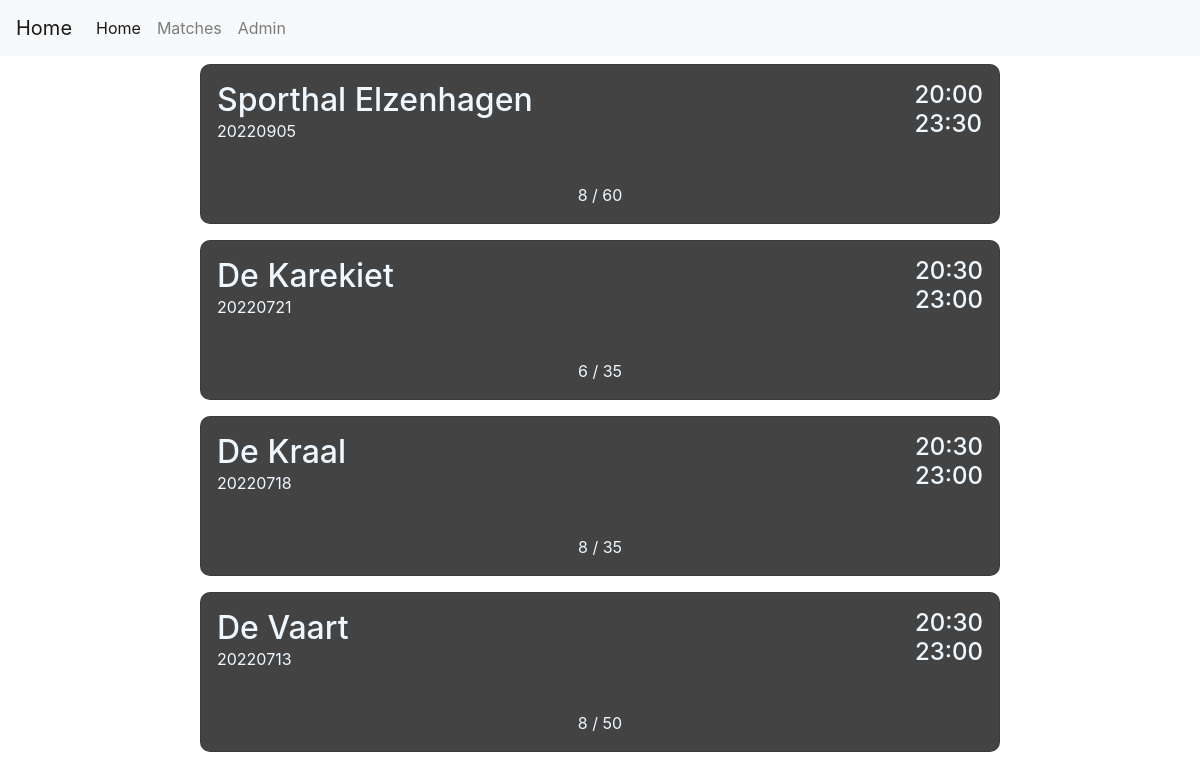
Page /matches on the earlier database version.
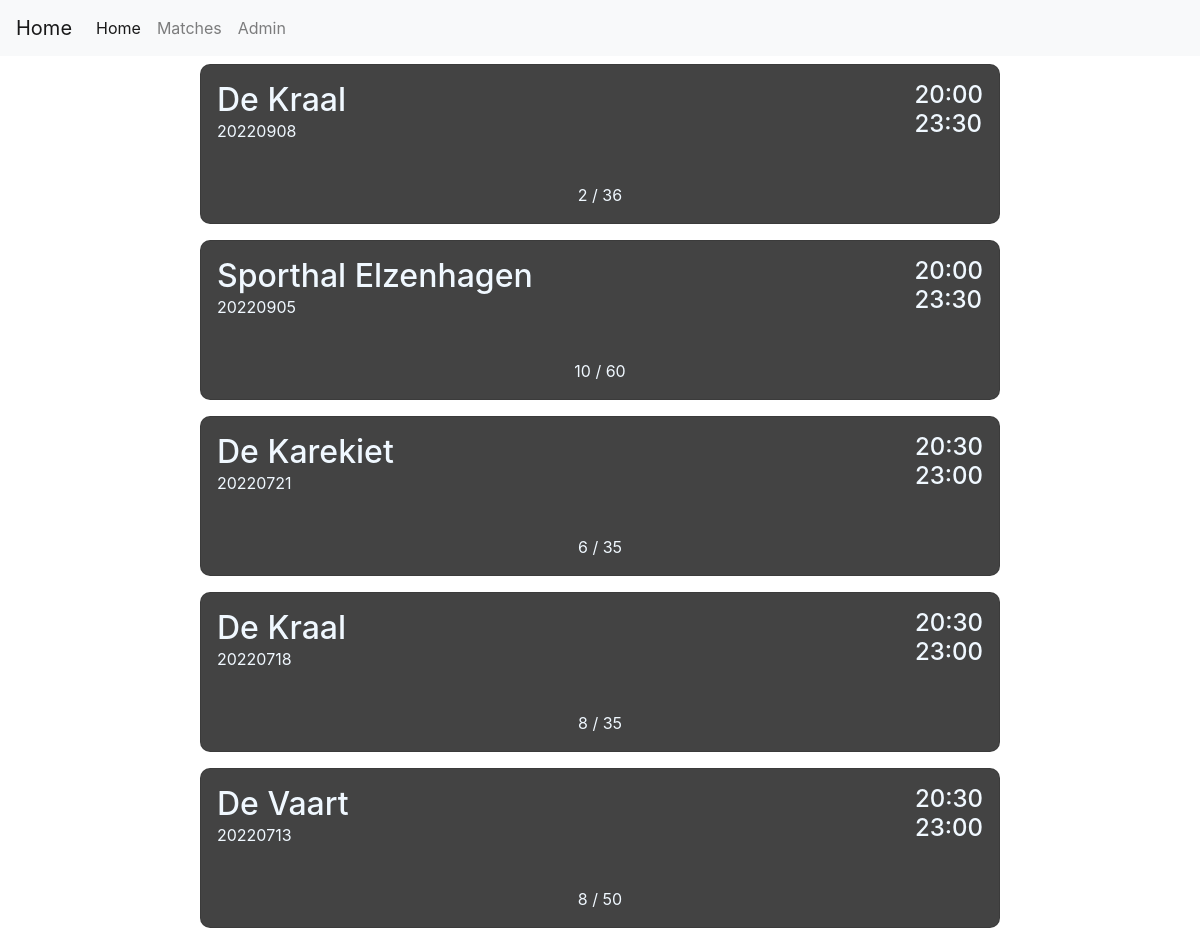
Same page on the later database version.
### tables this page shows
CREATE TABLE MATCHDAYS ([id] INTEGER PRIMARY KEY,[date] text, [starttime] text, [endtime] text, [location] text, [max] int, [status] text, [price] text);

### Program.py (the view, shortened to what this page needs)
@app.route('/matches', methods=['GET', 'POST'])
def matches():
    match_list = Functions.getData("match")
    return render_template('matches.html', list=list(match_list.values())[::-1], n_list=len(match_list))

### Program.py (called while the page is built)
@app.after_request
def add_header(r):
    r.headers["Cache-Control"] = "no-cache, no-store, must-revalidate"
    r.headers["Pragma"] = "no-cache"
    r.headers["Expires"] = "0"
    r.headers['Cache-Control'] = 'public, max-age=0'
    return r

### templates/matches.html (shortened to what this page needs)
{% extends 'layout.html' %}
{% block body %}
<link rel="stylesheet" href="../static/matches.css">
<div class="container-fluid">
    <div class="one">
        {% for i in range(n_list) %}
        <form id="{{list[i][0]}}" method="POST" action="">
            <div class="matches">
                <div id="{{ list[i][0] }}" class="card" name="cardname" onclick="document.getElementById('{{list[i][0]}}').submit();">
                    <div class="header">
                        <div>
                            <h2 class="title">{{ list[i][3] }}</h2>
                            <p class="date">{{ list[i][0] }}</p>
                        </div>
                        <div class="time">
                            <h4 class="stamp">{{ list[i][1] }}</h4>
                            <h4 class="stamp">{{ list[i][2] }}</h4>
                        </div>
                    </div>
                    <div class="participants">
                        <p>{{ list[i][7] }} / {{ list[i][4] }}</p>
                    </div>
                </div>
            </div>
        </form>
        {% endfor %}
    </div>
</div>
{% endblock %}

Differences in the rows shown:
added MATCHDAYS: location "De Kraal", date "20220908", starttime "20:00", endtime "23:30", price "2"
Other differences:
new list line: "/ 36"
new list line: "Sporthal Elzenhagen 20220905 20:00 23:30"
new list line: "10 / 60"
list line gone: "Sporthal Elzenhagen 20220905 20:00 23:30"
list line gone: "8 / 60"
